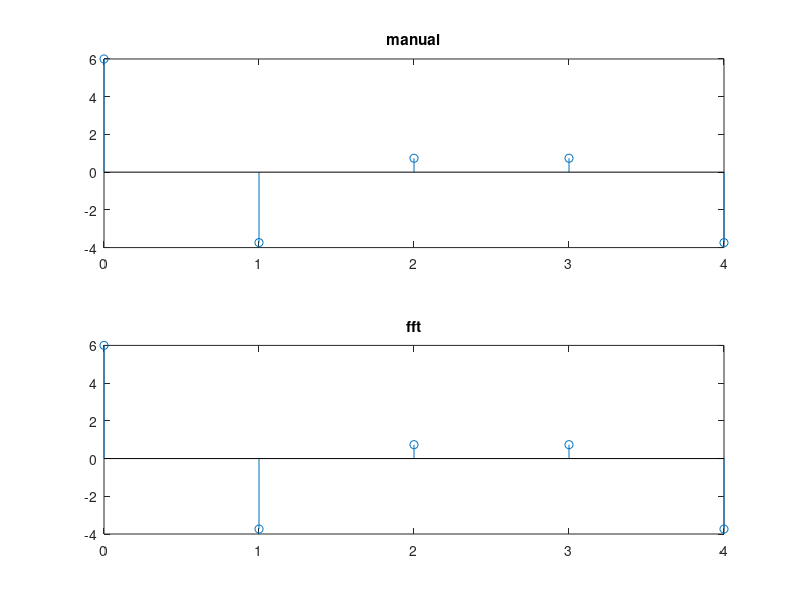

Recreate this plot in MATLAB.
%% clear
clc
clear all
close all

%% process
N=input('Enter N: ');
n1=0:1:N-1;
x=[0,1,2,3,zeros(1,N-4)];
y=zeros(1,N);
for k=1:N
    for n=1:N
        y(k)=y(k)+x(n)*exp(-1i*2*pi*(n-1)*(k-1)/N);
    end
end

%% plot
subplot(2,1,1);
stem(n1,y);
title('manual');
y2=fft(x,N);
subplot(2,1,2);
stem(n1,y2);
title('fft');